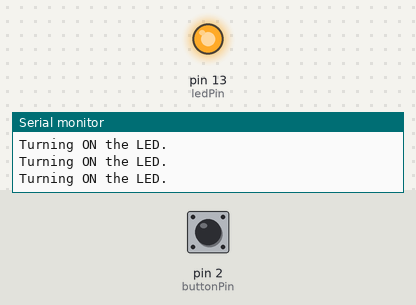
Bench run of a sketch on a simulated Arduino Uno, built with avr-gcc and run on an emulated ATmega328P. On the bench: output pins drawn as LEDs (lit = HIGH), the last lines printed to the serial monitor. Dashed ring = blinking. The test bench sets the inputs (shaded band); at power-on: pin 2 (buttonPin) HIGH.

Above: at 1.2 s.
1.3 s: pin 2 (buttonPin) pulled LOW for 0.15 s
At 1.4 s:
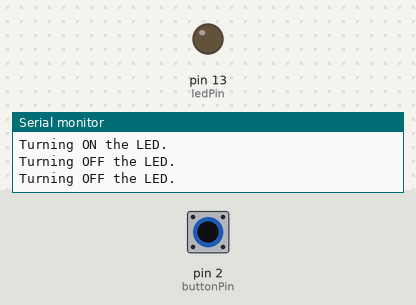
2.9 s: pin 2 (buttonPin) pulled LOW for 1 s
At 4.5 s:
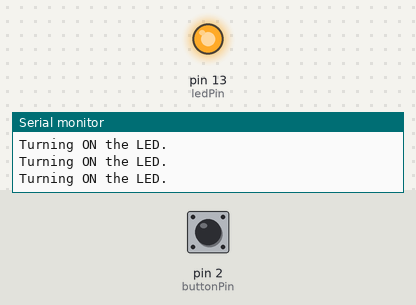
6.9 s: pin 2 (buttonPin) pulsed LOW 2 times (0.12 s each, 0.3 s apart)
At 7.12 s:
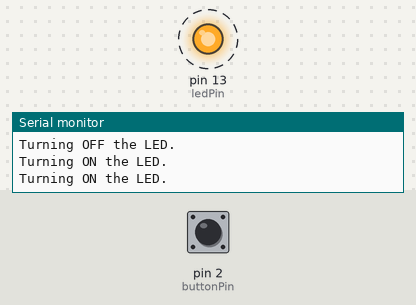
10.5 s: pin 2 (buttonPin) driven LOW
At 11.4 s:
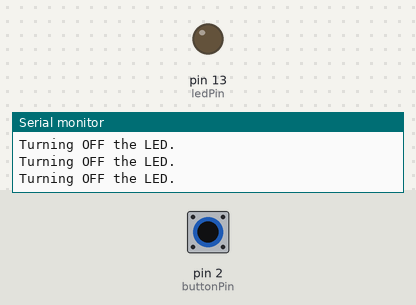
13.5 s: pin 2 (buttonPin) driven HIGH
At 14.4 s:
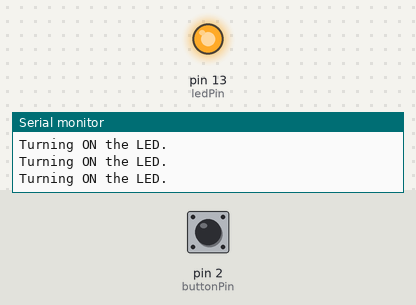
Timing chart, 0 to 16.5 s (numbered marks = the images above; inputs shaded):
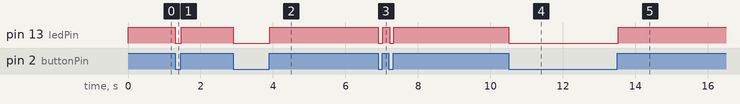

The sketch:

PushLedExample.ino
```cpp
// Define pin numbers
const int buttonPin = 2;  // Push button connected to digital pin 2
const int ledPin = 13;    // LED connected to digital pin 13

void setup() {
  pinMode(buttonPin, INPUT_PULLUP); // Use internal pull-up resistor
  pinMode(ledPin, OUTPUT);
  Serial.begin(9600);
}

void loop() {
  // Read the state of the button
  int buttonState = digitalRead(buttonPin);

  // If the button is pressed, turn on the LED
  if (buttonState == HIGH) { // Active HIGH due to pull-up resistor
    digitalWrite(ledPin, HIGH);
    Serial.println("Turning ON the LED.");
  } else {
    digitalWrite(ledPin, LOW);
    Serial.println("Turning OFF the LED.");
  }
}
```

Measured:
- after the input at 1.3 s, pin 13 (ledPin): HIGH → LOW at once, → HIGH 0.16 s later
- after the input at 2.9 s, pin 13 (ledPin): HIGH → LOW at once, → HIGH 1.0 s later
- after the input at 6.9 s, pin 13 (ledPin): alternates HIGH for 0.20 s and LOW for 0.11 s, 4 changes in all, then stays HIGH, starting at once
- after the input at 10.5 s, pin 13 (ledPin): HIGH → LOW at once
- after the input at 13.5 s, pin 13 (ledPin): LOW → HIGH at once
